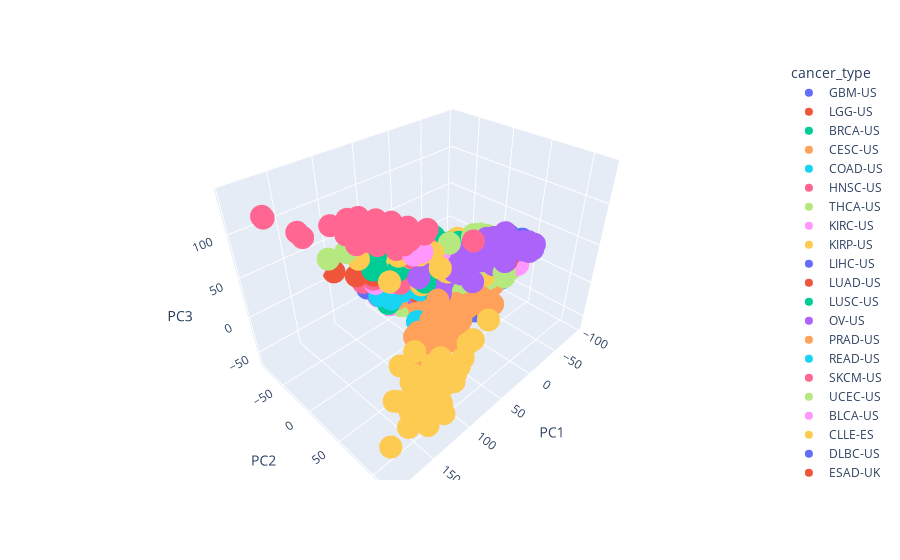

The notebook cell saved with this chart:
### Markdown cell above
### Plotting the PCA of transcription levels

### Code cell
fig = px.scatter_3d(pca_df, x='PC1', y='PC2', z='PC3', color='cancer_type', hover_data=['samples'])
fig.show()
